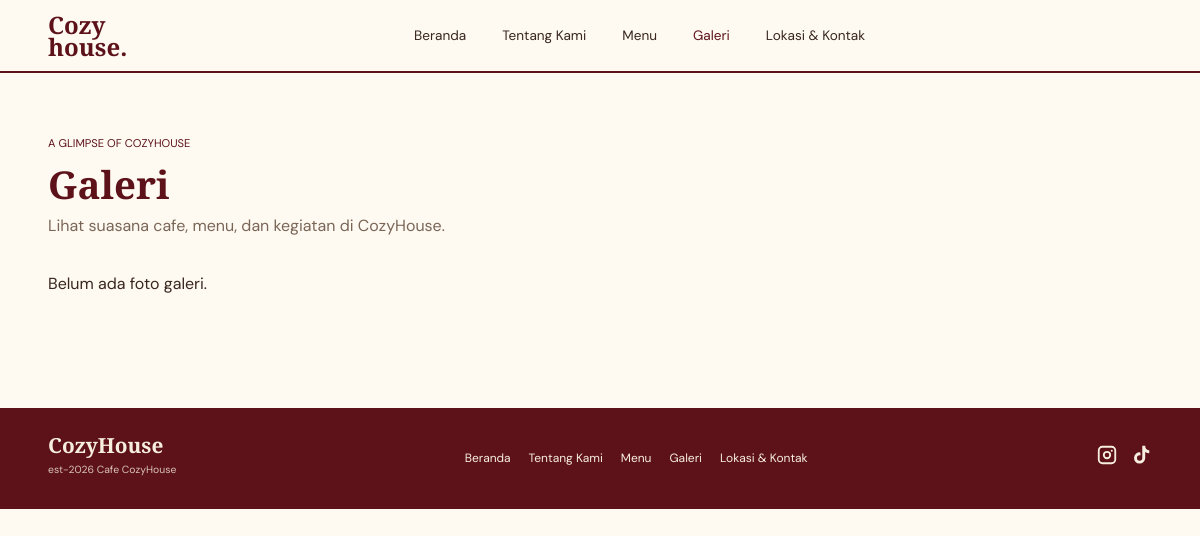
/gallery.php, run on an earlier commit of the app's database.
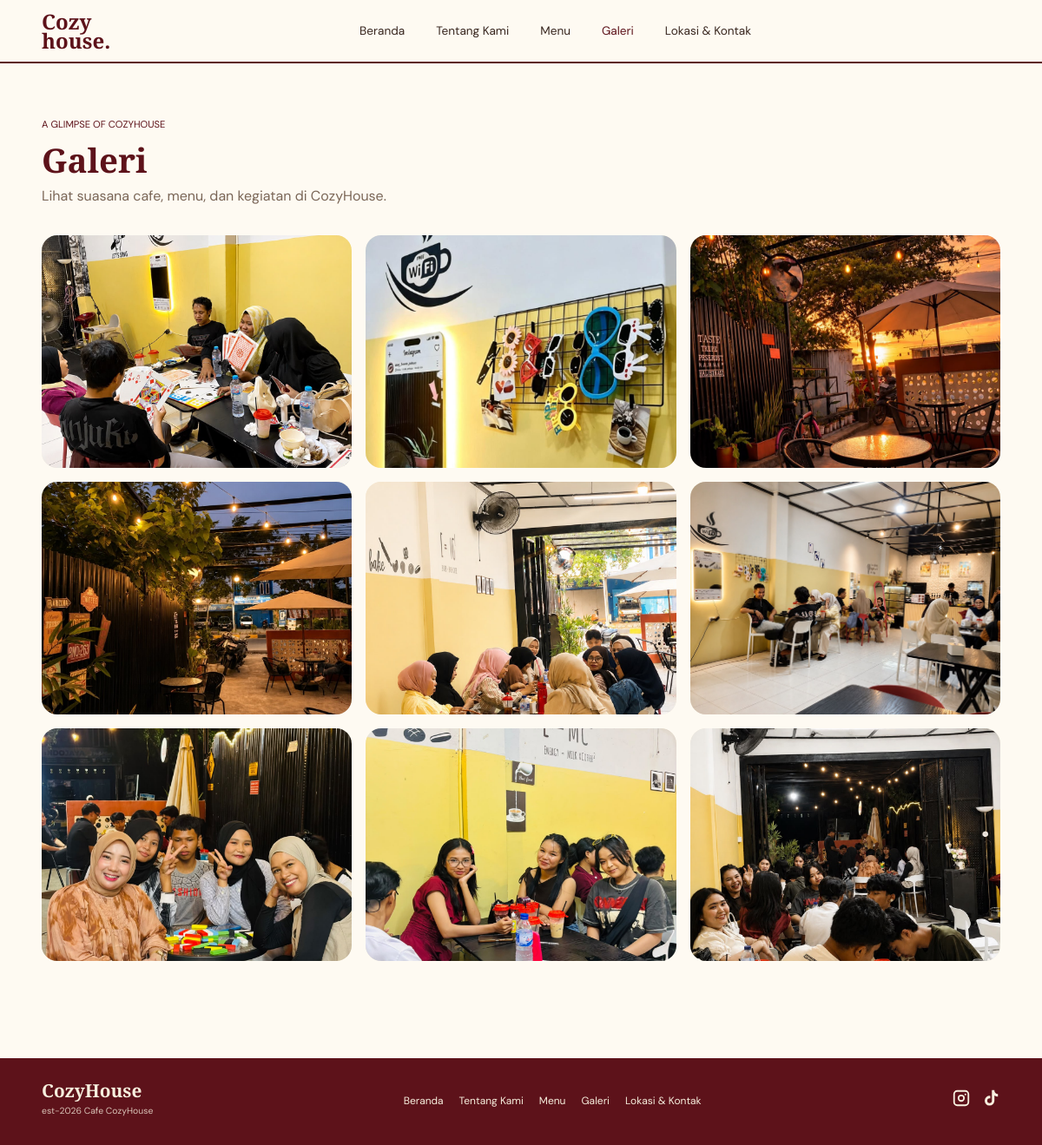
And on a later commit of the database.
### tables this page shows
CREATE TABLE IF NOT EXISTS `galeri` (
  `id_galeri` int NOT NULL AUTO_INCREMENT,
  `judul_foto` varchar(100) NOT NULL,
  `kategori` varchar(50) DEFAULT NULL,
  `gambar` varchar(255) NOT NULL,
  `deskripsi` text,
  PRIMARY KEY (`id_galeri`)
);

### includes/functions.php (called while the page is built, shortened)
<?php
function e($teks): string
{
    return htmlspecialchars((string) $teks, ENT_QUOTES, 'UTF-8');
}
    ?>

### config/config.php (called while the page is built)
<?php
return [
    'nama'      => 'Cafe CozyHouse',
    'berdiri'   => 2026,
    'alamat'    => 'X6H6+43W, Binturu, Kec. Wara Sel., Kota Palopo, Sulawesi Selatan 91922',
    'maps'      => 'X6H6+43W Binturu Palopo',
    'jam'       => 'Setiap hari • 11.00 – 23.00',
    'telepon'   => '085787377112',
    'whatsapp'  => '6285787377112',
    'instagram' => ['handle' => '@cozy_house_palopo', 'url' => 'https://instagram.com/cozy_house_palopo'],
    'tiktok'    => ['handle' => '@cozy_house_plp',    'url' => 'https://tiktok.com/@cozy_house_plp'],
    'facebook'  => ['handle' => 'Cozy House Palopo',  'url' => 'https://www.facebook.com/'],
];

### includes/bootstrap.php (called while the page is built, shortened)
<?php
$config = require __DIR__ . '/../config/config.php';
require __DIR__ . '/functions.php';

### gallery.php (the view, shortened to what this page needs)
<?php
require __DIR__ . '/includes/bootstrap.php';
$foto = [];
$errorGaleri = false;
if (isset($conn) && $conn instanceof mysqli) {
    $sql = "SELECT id_galeri, judul_foto, kategori, gambar, deskripsi
            FROM galeri
            ORDER BY id_galeri ASC";
    $hasil = $conn->query($sql);
    if ($hasil) {
        $foto = $hasil->fetch_all(MYSQLI_ASSOC);
    } else {
        $errorGaleri = true;
    }
} else {
    $errorGaleri = true;
}
include __DIR__ . '/includes/header.php';
?>
<section class="page-head">
  <div class="container">
    <p class="eyebrow">A GLIMPSE OF COZYHOUSE</p>
    <h1>Galeri</h1>
    <p>Lihat suasana cafe, menu, dan kegiatan di CozyHouse.</p>
  </div>
</section>
<section class="container gallery" id="foto">
  <?php if ($errorGaleri): ?>
    <p>Data galeri gagal dimuat. Periksa koneksi database.</p>
  <?php elseif (count($foto) > 0): ?>
    <?php foreach ($foto as $m): ?>
      <div class="photo">
        <img
          src="assets/images/<?= e($m['gambar']) ?>"
          alt="<?= e($m['judul_foto']) ?>"
          loading="lazy"
        >
      </div>
    <?php endforeach; ?>
  <?php else: ?>
    <p>Belum ada foto galeri.</p>
  <?php endif; ?>
</section>
<?php include __DIR__ . '/includes/footer.php'; ?>

### includes/header.php (shortened to what this page needs)
<?php
$halaman = basename($_SERVER['SCRIPT_NAME'], '.php');
$nav = [
    'index'   => 'Beranda',
    'tentang' => 'Tentang Kami',
    'menu'    => 'Menu',
    'gallery' => 'Galeri',
    'kontak'  => 'Lokasi & Kontak',
];
?>
<!DOCTYPE html>
<html lang="id">
<head>
<link rel="stylesheet" href="assets/css/style.css">
</head>
<body>
<header class="navbar">
  <div class="container">
    <a href="index.php" class="logo" aria-label="CozyHouse">Cozy<br>house.</a>
    <ul class="nav-links">
      <?php foreach ($nav as $file => $label): ?>
        <li><a href="<?= $file ?>.php"<?= $file === $halaman ? ' class="active" aria-current="page"' : '' ?>><?= e($label) ?></a></li>
      <?php endforeach; ?>
    </ul>
  </div>
</header>

### includes/footer.php (shortened to what this page needs)
<footer class="footer">
  <div class="container">
    <div><span class="logo">CozyHouse</span><small>est-<?= (int) $config['berdiri'] ?> <?= e($config['nama']) ?></small></div>
    <nav>
      <?php foreach ($nav as $file => $label): ?>
        <a href="<?= $file ?>.php"><?= e($label) ?></a>
      <?php endforeach; ?>
    </nav>
    <div class="icons">
      <a href="<?= e($config['instagram']['url']) ?>" aria-label="Instagram" target="_blank" rel="noopener"><svg viewBox="0 0 24 24"><path d="M7 2h10a5 5 0 0 1 5 5v10a5 5 0 0 1-5 5H7a5 5 0 0 1-5-5V7a5 5 0 0 1 5-5Zm0 2a3 3 0 0 0-3 3v10a3 3 0 0 0 3 3h10a3 3 0 0 0 3-3V7a3 3 0 0 0-3-3H7Zm5 3.5a4.5 4.5 0 1 1 0 9 4.5 4.5 0 0 1 0-9Zm0 2a2.5 2.5 0 1 0 0 5 2.5 2.5 0 0 0 0-5Zm5.2-3.2a1.1 1.1 0 1 1 0 2.2 1.1 1.1 0 0 1 0-2.2Z"/></svg></a>
      <a href="<?= e($config['tiktok']['url']) ?>" aria-label="TikTok" target="_blank" rel="noopener"><svg viewBox="0 0 24 24"><path d="M16.6 2h-3.2v13.3a2.9 2.9 0 1 1-2.9-2.9c.3 0 .6 0 .9.1V9.2a6.1 6.1 0 1 0 5.2 6V8.6a7.5 7.5 0 0 0 4.4 1.4V6.8A4.4 4.4 0 0 1 16.6 2Z"/></svg></a>
    </div>
  </div>
</footer>
</body>
</html>

### assets/css/style.css (style rules this page uses)
:root { --cream: #fefaf2; --sand: #f7efde; --maroon: #5d121a; --maroon-dark: #44090f; --ink: #38261f; --muted: #7a6657; --line: #eadfc8; --tint: #f7efde; --serif: "Playfair Display", Georgia, serif; --sans: "DM Sans", system-ui, sans-serif; }
* { box-sizing: border-box; margin: 0; padding: 0; }
html { scroll-behavior: smooth; }
body { font-family: var(--sans); background: var(--cream); color: var(--ink); line-height: 1.6; }
img { display: block; max-width: 100%; }
a { color: inherit; text-decoration: none; }
.container { width: min(1120px, 92%); margin-inline: auto; }
h1, h2, h3 { font-family: var(--serif); color: var(--maroon); line-height: 1.2; }
.navbar { background: var(--cream); border-bottom: 2px solid var(--maroon); position: sticky; top: 0; z-index: 10; }
.navbar .container { display: flex; align-items: center; justify-content: space-between; padding-block: 14px; }
.logo { font-family: var(--serif); font-weight: 800; font-size: 1.5rem; color: var(--maroon); line-height: 0.9; }
.nav-links { display: flex; gap: 36px; list-style: none; font-size: 0.85rem; color: var(--ink); margin: 0 auto; }
.nav-links a { padding-block: 4px; border-bottom: 2px solid transparent; }
.nav-links a:hover, .nav-links a.active { color: var(--maroon); }
.page-head { padding: 56px 0 32px; }
.page-head .eyebrow { font-size: 0.7rem; color: var(--maroon); margin-bottom: 8px; }
.page-head h1 { font-size: 2.4rem; }
.page-head p { color: var(--muted); margin-top: 6px; }
.photo { background: var(--sand); border-radius: 18px; overflow: hidden; aspect-ratio: 4/3; }
.photo img { width: 100%; height: 100%; object-fit: cover; }
.gallery { display: grid; grid-template-columns: repeat(3, 1fr); gap: 16px; padding-bottom: 72px; }
.gallery .photo { aspect-ratio: 4/3; }
.footer { background: var(--maroon); color: var(--sand); margin-top: 40px; }
.footer .container { display: flex; align-items: center; justify-content: space-between; gap: 20px; padding-block: 28px; flex-wrap: wrap; }
.footer .logo { color: var(--sand); font-size: 1.3rem; display: block; }
.footer small { font-size: 0.65rem; opacity: 0.8; }
.footer nav { display: flex; gap: 18px; font-size: 0.75rem; }
.footer .icons { display: flex; gap: 12px; }
.footer .icons svg { width: 22px; height: 22px; fill: var(--sand); }
.photo { position: relative; }

What changed in the data, as far as the page shows it:
added galeri: gambar (picture)
added galeri: gambar (picture)
added galeri: gambar (picture)
added galeri: gambar (picture)
added galeri: gambar (picture)
added galeri: gambar (picture)
added galeri: gambar (picture)
added galeri: gambar (picture)
added galeri: gambar (picture)
Also different on the page:
text no longer shown: "Belum ada foto galeri."
